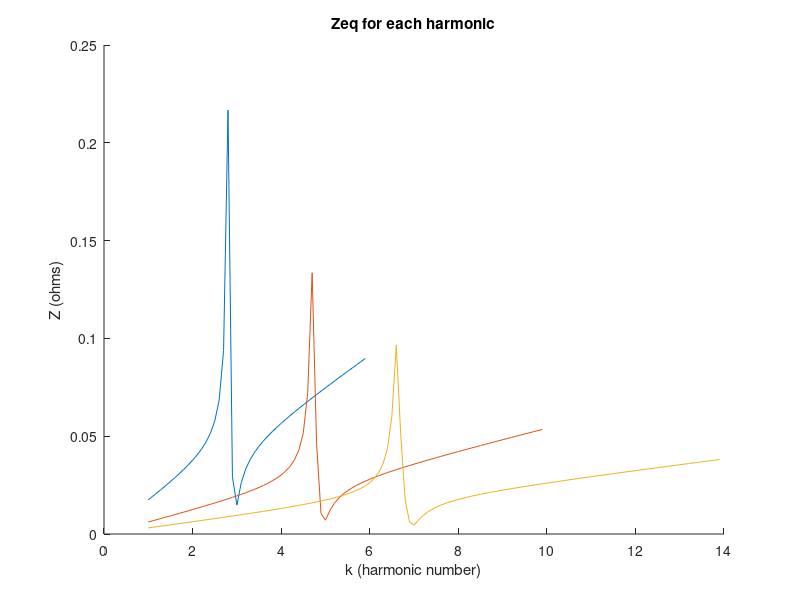

Write the MATLAB code that produced this figure.
function Prog3
%
% Dada la impedancia de una linea y de un filtro de sintonia, 
% calcular y representar el modulo de la impedancia equivalente del conjunto.
% 
clear all
close all
clc
f=50;
w=2*pi*f;
h=2.95;
q=50;
%
% Datos del circuito.
%
XCF=1.5; % Reactancia del condensador del filtro.
XLF=XCF/h^2; % Reactancia de la bobina del filtro.
RF=XLF*h/q; % Resistencia del filtro.

XL=XLF*0.1; % Reactancia inductiva de la linea.
R=XL*0.05; % Resistencia de la linea.

%
% Espectro armonico a analizar.
%
k=1:0.1:2*h;

%% code above here was not touched

Zeq_line= R + 1j*k*XL;                      %a resistance and inductance

Zeq_filter= RF + 1j*k*XLF -1j*XCF./k;       %resistance inductance and capacitance

Zeq= (Zeq_line.*Zeq_filter)./(Zeq_line+Zeq_filter); %both previous Zeq-... in pararell

Ksr =sqrt(XCF/XLF); %series resonance

fprintf('Ksr3 resonance series (relative to fundamental harmonic) : %.2f \n', Ksr);

hold on;
plot (k,abs(Zeq));
title('Zeq for each harmonic');
ylabel('Z (ohms)');
xlabel('k (harmonic number)');

%% now for value of K right below 5
h=4.95;
XLF=XCF/h^2; % Reactancia de la bobina del filtro.
RF=XLF*h/q; % Resistencia del filtro.

 XL=XLF*0.1; % Reactancia inductiva de la linea.
 R=XL*0.05; % Resistencia de la linea.

k=1:0.1:2*h;


Zeq_line= R + 1j*k*XL;                      %a resistance and inductance

Zeq_filter= RF + 1j*k*XLF -1j*XCF./k;       %resistance inductance and capacitance

Zeq_k5= (Zeq_line.*Zeq_filter)./(Zeq_line+Zeq_filter); %both previous Zeq-... in pararell

Ksr =sqrt(XCF/XLF); %series resonance

fprintf('Ksr5 resonance series (relative to fundamental harmonic) : %.2f \n', Ksr);

plot (k,abs(Zeq_k5));

%% now for value of K right below 7
h=6.95;
XLF=XCF/h^2; % Reactancia de la bobina del filtro.
RF=XLF*h/q; % Resistencia del filtro.

 XL=XLF*0.1; % Reactancia inductiva de la linea.
 R=XL*0.05; % Resistencia de la linea.

k=1:0.1:2*h;


Zeq_line= R + 1j*k*XL;                      %a resistance and inductance

Zeq_filter= RF + 1j*k*XLF -1j*XCF./k;       %resistance inductance and capacitance

Zeq_k7= (Zeq_line.*Zeq_filter)./(Zeq_line+Zeq_filter); %both previous Zeq-... in pararell

Ksr =sqrt(XCF/XLF); %series resonance

fprintf('Ksr7 resonance series (relative to fundamental harmonic) : %.2f \n', Ksr);

plot (k,abs(Zeq_k7));
